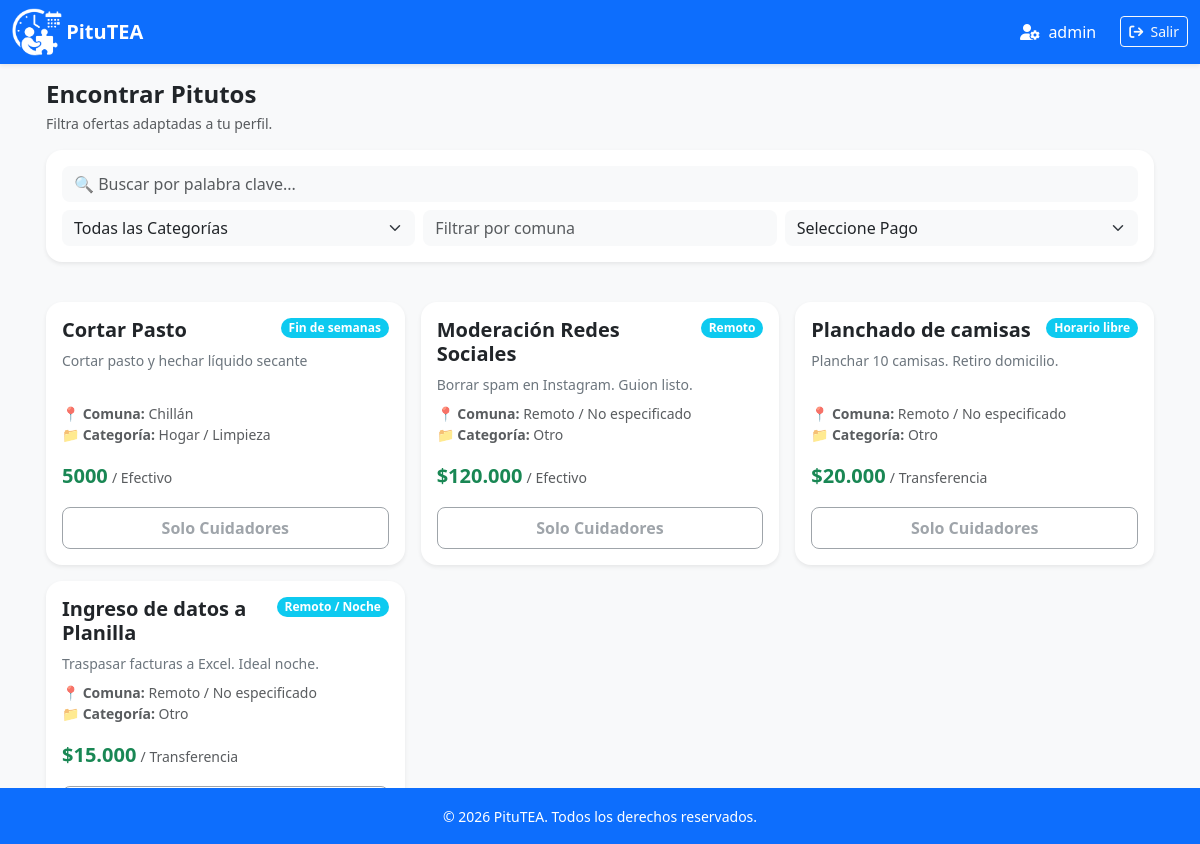
The app's page / (signed in) with its own data.
### app_pitutea/models.py (models this page shows, shortened)
class Pituto(models.Model):
    TIPO_PAGO_CHOICES = [
        ('Transferencia', 'Transferencia'),
        ('Efectivo', 'Efectivo'),
    ]
    creador = models.ForeignKey(User, on_delete=models.CASCADE, related_name='pitutos_creados', verbose_name="Oferente creador")
    titulo = models.CharField(max_length=200, verbose_name="Título del Pituto")
    descripcion = models.TextField(verbose_name="Descripción detallada")
    categoria = models.CharField(max_length=20, choices=CATEGORIAS_CHOICES, default='otro', verbose_name="Categoría del trabajo")
    comuna = models.CharField(max_length=100, blank=True, null=True, verbose_name="Comuna (Dejar en blanco si es Remoto)")
    pago = models.CharField(max_length=50, verbose_name="Monto a pagar (Ej: $15.000)")
    tipo_pago = models.CharField(max_length=20, choices=TIPO_PAGO_CHOICES, default='tarea', verbose_name="Modalidad de pago")
    flexibilidad = models.CharField(max_length=100, verbose_name="Etiqueta de Flexibilidad (Ej: Remoto / Noche)")
    activo = models.BooleanField(default=True, verbose_name="¿Está activo?")
    fecha_creacion = models.DateTimeField(auto_now_add=True)
    class Meta:
        verbose_name = "Pituto"
        verbose_name_plural = "Pitutos"
        ordering = ['-fecha_creacion']

### app_pitutea/views.py (the view, shortened to what this page needs)
# urls.py: path('', views.listar_ofertas, name='listar_ofertas'),
def listar_ofertas(request):
    ofertas = Pituto.objects.filter(activo=True)
    q = request.GET.get('q', '')
    if q:
        ofertas = ofertas.filter(Q(titulo__icontains=q) | Q(descripcion__icontains=q))
    tipo = request.GET.get('tipo', '')
    if tipo:
        ofertas = ofertas.filter(tipo_pago=tipo)
    categoria = request.GET.get('categoria', '')
    if categoria:
        ofertas = ofertas.filter(categoria=categoria)
    comuna = request.GET.get('comuna', '')
    if comuna:
        ofertas = ofertas.filter(comuna__icontains=comuna)
    context = {
        'ofertas': ofertas,
        'q': q, 'tipo': tipo, 'categoria': categoria, 'comuna': comuna,
    }
    if request.headers.get('HX-Request') == 'true':
        return render(request, 'parcial_grilla_ofertas.html', context)
    return render(request, 'ofertas.html', context)

### app_pitutea/templates/ofertas.html (shortened to what this page needs)
{% extends 'base.html' %}
{% block content %}
<div class="row mb-3">
    <div class="col-12">
        <h1 class="h4 fw-bold text-dark mb-1">Encontrar Pitutos</h1>
        <p class="text-muted small">Filtra ofertas adaptadas a tu perfil.</p>
        <form class="bg-white p-3 rounded-4 shadow-sm mb-4"
              hx-get="{% url 'listar_ofertas' %}"
              hx-target="#grilla-ofertas"
              hx-trigger="input from:input, change from:select">
            <div class="row g-2 mb-2">
                <div class="col-12">
                    <input type="search" name="q" class="form-control rounded-3 bg-light border-0" placeholder="🔍 Buscar por palabra clave...">
                </div>
            </div>
            <div class="row g-2">
                <div class="col-12 col-md-4">
                    <select name="categoria" class="form-select rounded-3 bg-light border-0">
                        <option value="">Todas las Categorías</option>
                    </select>
                </div>
                <div class="col-6 col-md-4">
                    <input type="text" name="comuna" class="form-control rounded-3 bg-light border-0" placeholder="Filtrar por comuna">
                </div>
                <div class="col-6 col-md-4">
                    <select name="tipo" class="form-select rounded-3 bg-light border-0">
                        <option value="">Seleccione Pago</option>
                    </select>
                </div>
            </div>
        </form>
    </div>
</div>
<div id="grilla-ofertas" class="row g-3">
    {% include 'parcial_grilla_ofertas.html' %}
</div>
{% endblock %}

### app_pitutea/templates/base.html (shortened to what this page needs)
<!DOCTYPE html>
<html lang="es">
<head>
    <link href="https://cdn.jsdelivr.net/npm/bootstrap@5.3.2/dist/css/bootstrap.min.css" rel="stylesheet">
    <link rel="stylesheet" href="https://cdn.jsdelivr.net/npm/bootstrap-icons@1.5.0/font/bootstrap-icons.css">
</head>
<body class="bg-light">
    <nav class="navbar navbar-expand-lg navbar-dark bg-primary shadow-sm sticky-top d-none d-lg-block">
        <div class="container-fluid">
            {% load static %} <img src="{% static 'assets/img/Logo_v3.png' %}" alt="Logo Pitutea" width="50px">&nbsp;
            <a class="navbar-brand fw-bold" href="{% if user.is_authenticated and user.perfil.rol == 'OFERENTE' %}{% url 'panel_oferente' %}{% else %}{% url 'listar_ofertas' %}{% endif %}">PituTEA</a>
            <div class="collapse navbar-collapse">
                <ul class="navbar-nav ms-auto">
                    {% if user.is_authenticated %}
                        <li class="nav-item">
                            <a href="{% url 'editar_perfil' %}" class="nav-link text-white me-3">
                                <i class="fa-solid fa-user-gear"></i>&nbsp; {{ user.username }}</a>
                        </li>
                        <li class="nav-item">
                            <form action="{% url 'logout' %}" method="post">
                                <button type="submit" class="btn btn-outline-light btn-sm mt-1"><i class="fa-solid fa-arrow-right-from-bracket"></i>&nbsp; Salir</button>
                            </form>
                        </li>
                    {% endif %}
                </ul>
            </div>
        </div>
    </nav>
        <h5 class="m-0 fw-bold">{% load static %} PituTEA</h5>
    <main class="container px-3 pt-3">
        {% block content %}
        {% endblock %}
    </main>
    <footer class="bg-primary text-white text-center py-3 fixed-bottom d-none d-lg-block">
        <div class="container">
            <small>&copy; 2026 PituTEA. Todos los derechos reservados.</small>
        </div>
    </footer>
</body>
</html>

### app_pitutea/templates/parcial_grilla_ofertas.html (shortened to what this page needs)
{% for oferta in ofertas %}
<div class="col-12 col-md-6 col-lg-4">
    <div class="card h-100 shadow-sm rounded-4 {% if oferta.es_recomendado %}border-primary border-2{% else %}border-0{% endif %}">
        <div class="card-body d-flex flex-column">
            <div class="d-flex justify-content-between align-items-start mb-2">
                <h5 class="card-title fw-bold mb-0 text-dark">{{ oferta.titulo }}</h5>
                <span class="badge rounded-pill text-bg-info text-white">{{ oferta.flexibilidad }}</span>
            </div>
            <p class="card-text text-secondary small flex-grow-1 mb-2">{{ oferta.descripcion }}</p>
            <div class="mb-3 small text-muted">
                <strong>📍 Comuna:</strong> {{ oferta.comuna|default:"Remoto / No especificado" }}<br>
                <strong>📁 Categoría:</strong> {{ oferta.get_categoria_display }}
            </div>
            <div class="mt-auto mb-3">
                <span class="fs-5 fw-bold text-success">{{ oferta.pago }}</span>
                <span class="text-muted small">/ {{ oferta.tipo_pago }}</span>
            </div>
            {% if user.is_authenticated %}
                {% if user.perfil.rol == 'CUIDADOR' %}
                    <button
                        class="btn btn-primary w-100 fw-bold py-2 rounded-3 shadow-sm"
                        hx-post="{% url 'postular_pituto' oferta.id %}"
                        hx-swap="outerHTML"
                        hx-headers='{"X-CSRFToken": "{{ csrf_token }}"}'>
                        Postular Ahora
                    </button>
                {% else %}
                    <button class="btn btn-outline-secondary w-100 fw-bold py-2 rounded-3 disabled" disabled>
                        Solo Cuidadores
                    </button>
                {% endif %}
            {% else %}
                <a href="{% url 'login' %}" class="btn btn-primary w-100 fw-bold py-2 rounded-3 shadow-sm">
                    Inicia Sesión para Postular
                </a>
            {% endif %}
        </div>
    </div>
</div>
{% endfor %}

### app_pitutea/templates/base.html (style rules this page uses)
body { padding-bottom: 70px; -webkit-tap-highlight-color: transparent; }
@media (min-width: 992px) { body { padding-bottom: 0; } }

### records on screen
Pituto: titulo "Cortar Pasto", flexibilidad "Fin de semanas", descripcion "Cortar pasto y hechar líquido secante", comuna "Chillán", categoria "Hogar / Limpieza", pago "5000", tipo_pago "Efectivo", shows "Solo Cuidadores"
Pituto: titulo "Moderación Redes Sociales", flexibilidad "Remoto", descripcion "Borrar spam en Instagram. Guion listo.", comuna "Remoto / No especificado", categoria "Otro", pago "$120.000", tipo_pago "Efectivo", shows "Solo Cuidadores"
Pituto: titulo "Planchado de camisas", flexibilidad "Horario libre", descripcion "Planchar 10 camisas. Retiro domicilio.", comuna "Remoto / No especificado", categoria "Otro", pago "$20.000", tipo_pago "Transferencia", shows "Solo Cuidadores"
Pituto: titulo "Ingreso de datos a Planilla", flexibilidad "Remoto / Noche", descripcion "Traspasar facturas a Excel. Ideal noche.", comuna "Remoto / No especificado", categoria "Otro", pago "$15.000", tipo_pago "Transferencia"

### other values on screen
{{ user.username }} "admin"
